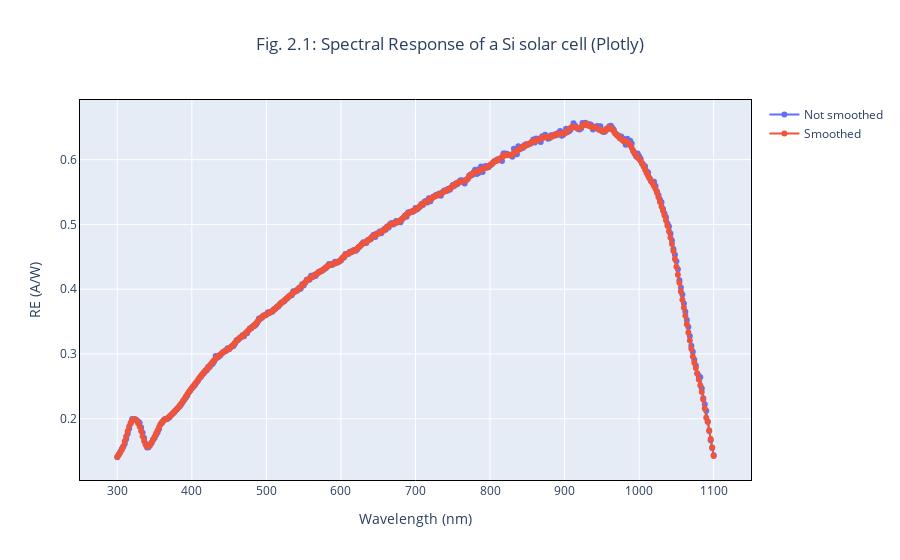

This figure's notebook cell:
### Markdown cell above
#### Obtaining maximum spectral response with Plotly

### Code cell
fig_2_1 = px.line(
    df,
    x="Wavelength (nm)",
    y=df.columns[5:7],
    markers=True,
    title="Fig. 2.1: Spectral Response of a Si solar cell (Plotly)"
)

fig_2_1.update_layout(title_x=0.5, yaxis_title="RE (A/W)", legend_title=None)
fig_2_1.update_xaxes(linewidth=1, linecolor="black", mirror=True)
fig_2_1.update_yaxes(linewidth=1, linecolor="black", mirror=True)
fig_2_1_names = {"RE (A/W)": "Not smoothed", "RE (A/W) smoothed": "Smoothed"}
fig_2_1.for_each_trace(lambda t: t.update(name = fig_2_1_names[t.name]))
fig_2_1.show()

### Figure 1 — Plotly figure (JSON) as saved in the notebook; plotly's stock layout.template omitted (floating-point values rounded to 4 significant figures; data arrays with more than 128 entries replaced by an {"elided": "..."} marker saying what was removed)
{"data": [{"hovertemplate": "variable=RE (A/W)<br>Wavelength (nm)=%{x}<br>value=%{y}<extra></extra>", "legendgroup": "RE (A/W)", "line": {"color": "#636efa", "dash": "solid"}, "marker": {"symbol": "circle"}, "mode": "markers+lines", "name": "Not smoothed", "orientation": "v", "showlegend": true, "type": "scatter", "x": {"elided": "401 float values"}, "xaxis": "x", "y": {"elided": "401 float values"}, "yaxis": "y"}, {"hovertemplate": "variable=RE (A/W) smoothed<br>Wavelength (nm)=%{x}<br>value=%{y}<extra></extra>", "legendgroup": "RE (A/W) smoothed", "line": {"color": "#EF553B", "dash": "solid"}, "marker": {"symbol": "circle"}, "mode": "markers+lines", "name": "Smoothed", "orientation": "v", "showlegend": true, "type": "scatter", "x": {"elided": "401 float values"}, "xaxis": "x", "y": {"elided": "401 float values"}, "yaxis": "y"}], "layout": {"legend": {"title": {}, "tracegroupgap": 0}, "title": {"text": "Fig. 2.1: Spectral Response of a Si solar cell (Plotly)", "x": 0.5}, "xaxis": {"anchor": "y", "domain": [0, 1], "linecolor": "black", "linewidth": 1, "mirror": true, "title": {"text": "Wavelength (nm)"}}, "yaxis": {"anchor": "x", "domain": [0, 1], "linecolor": "black", "linewidth": 1, "mirror": true, "title": {"text": "RE (A/W)"}}}}
